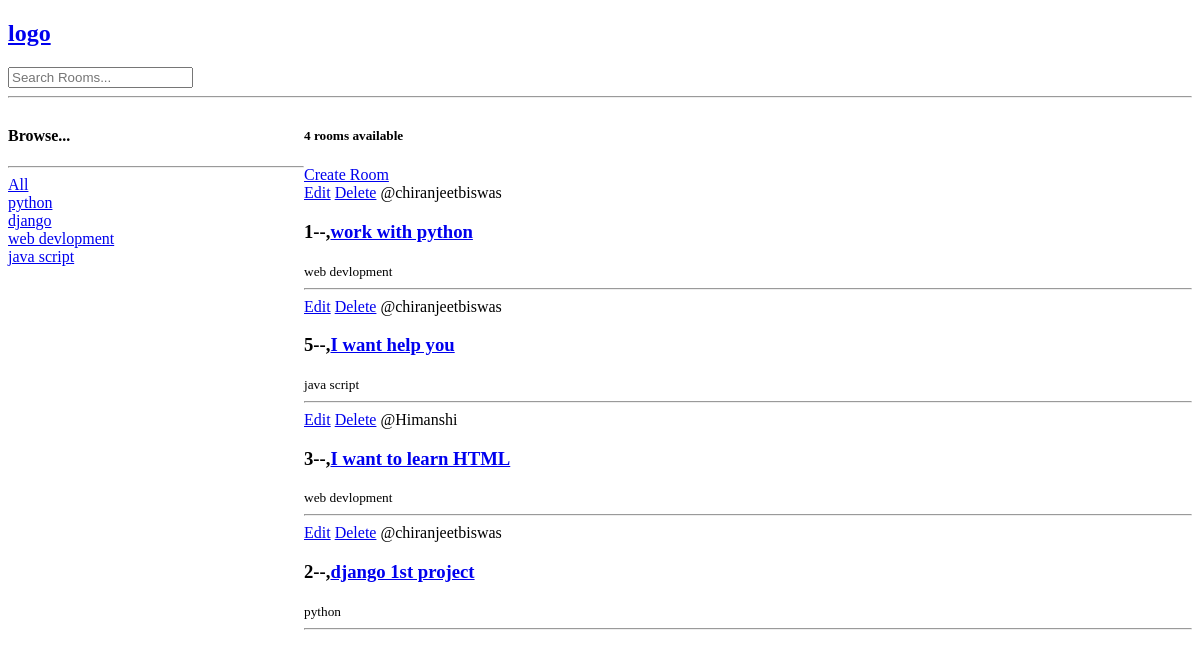
Before: / with the older database file.
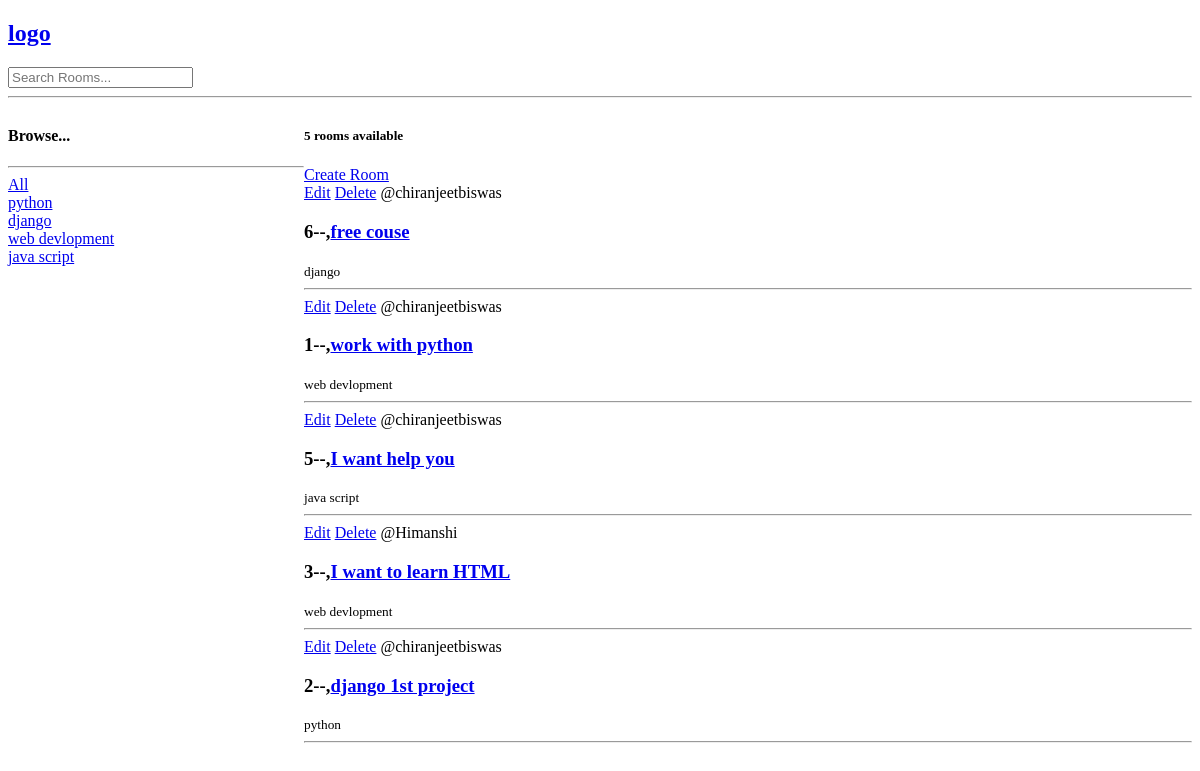
After: the same page with the newer database file.
### base/models.py (models this page shows, shortened)
class Topic(models.Model):
    name=models.CharField(max_length=200)

class Room(models.Model):
    host=models.ForeignKey(User,on_delete=models.SET_NULL,null=True)
    topic=models.ForeignKey(Topic,on_delete=models.SET_NULL,null=True)
    name=models.CharField(max_length=200)
    description=models.TextField(null=True,blank=True)
    updated=models.DateTimeField(auto_now=True)
    created=models.DateTimeField(auto_now_add=True)
    class Meta :
        ordering = ['-updated','-created']

### base/views.py (the view)
# urls.py: path('',views.home,name='home'),
def home(request):
    q=request.GET.get('q') if request.GET.get('q')!=None else ''
    rooms=Room.objects.filter(
        Q(topic__name__icontains=q) |
        Q(name__icontains=q) |
        Q(description__icontains=q)
        )
    topics=Topic.objects.all()
    room_count=rooms.count()
    context={'rooms':rooms,'topics':topics,'room_count':room_count}
    return render(request,'base/home.html',context)

### base/templates/base/home.html
{% extends 'main.html' %}
{% block content %}
<div class="home-container">
    <div>
        <h4>Browse...</h4>
        <hr>
        <div>
            <a href="{% url 'home' %}">All</a>
        </div>
        {% for topic in topics %}
        <div>
            <a href="{% url 'home' %}?q={{topic.name}}">{{topic.name}}</a>
        </div>
        {% endfor %}
    </div>
    <div>
        <h5>{{room_count}} rooms available</h5>
        <a href="{% url 'create-room' %}">Create Room</a>
        {% for room in rooms %}
        <div>
            <a href="{%  url 'update-room' room.id%}">Edit</a>
            <a href="{%  url 'delete-room' room.id%}">Delete</a>
            <span>@{{room.host.username}}</span>
            <h3>{{room.id}}--,<a href="/room/{{room.id}}">{{room.name}}</a></h3>
            <small>{{room.topic.name}}</small>
            <hr>
        </div>
        {% endfor %}
    </div>
</div>
{% endblock %}

Changed rows visible on the page:
added Room: host.username "chiranjeetbiswas", id "6", name "free couse", topic.name "django"
Other visible differences:
{{ room_count }}: "4" → "5"
